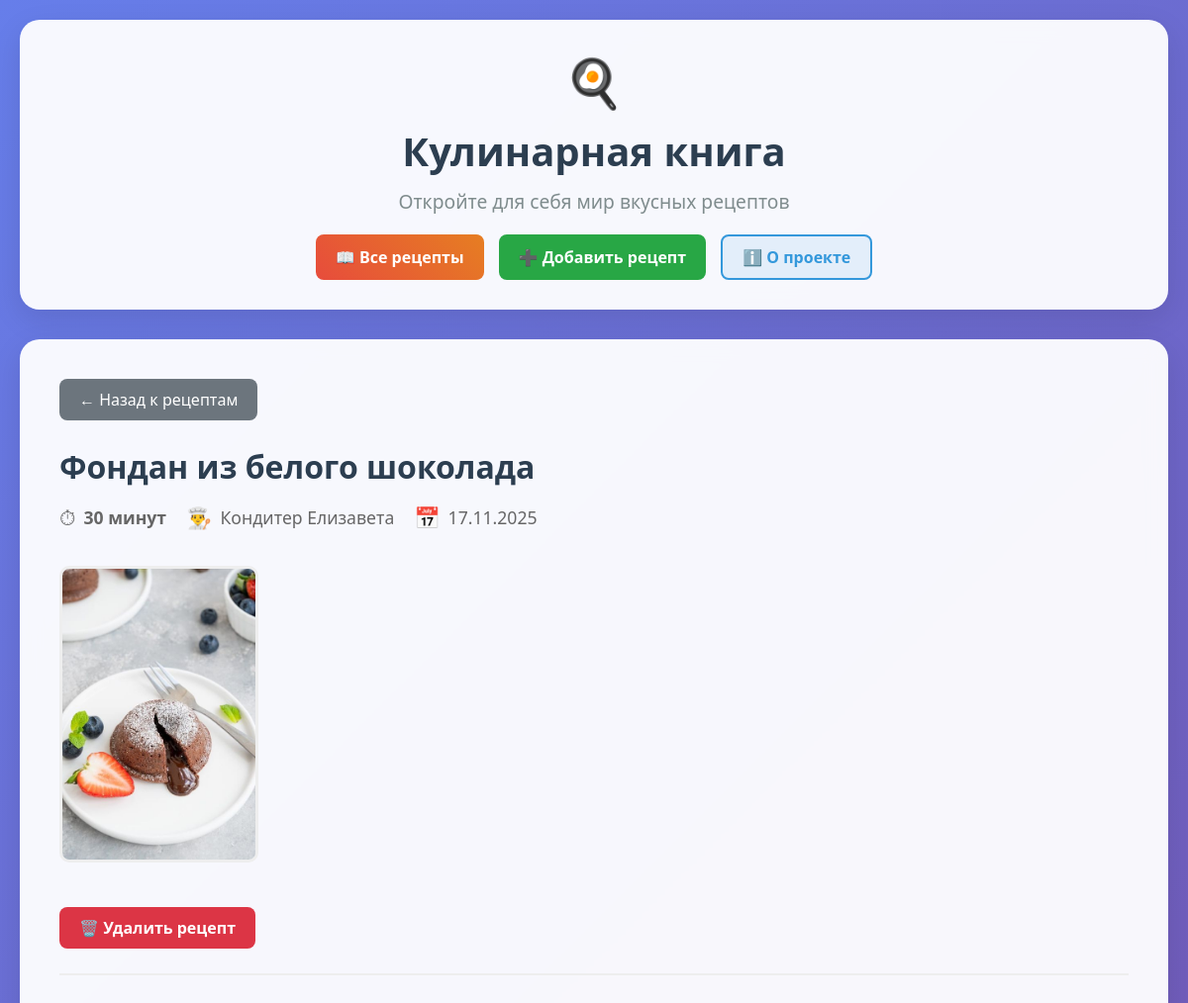
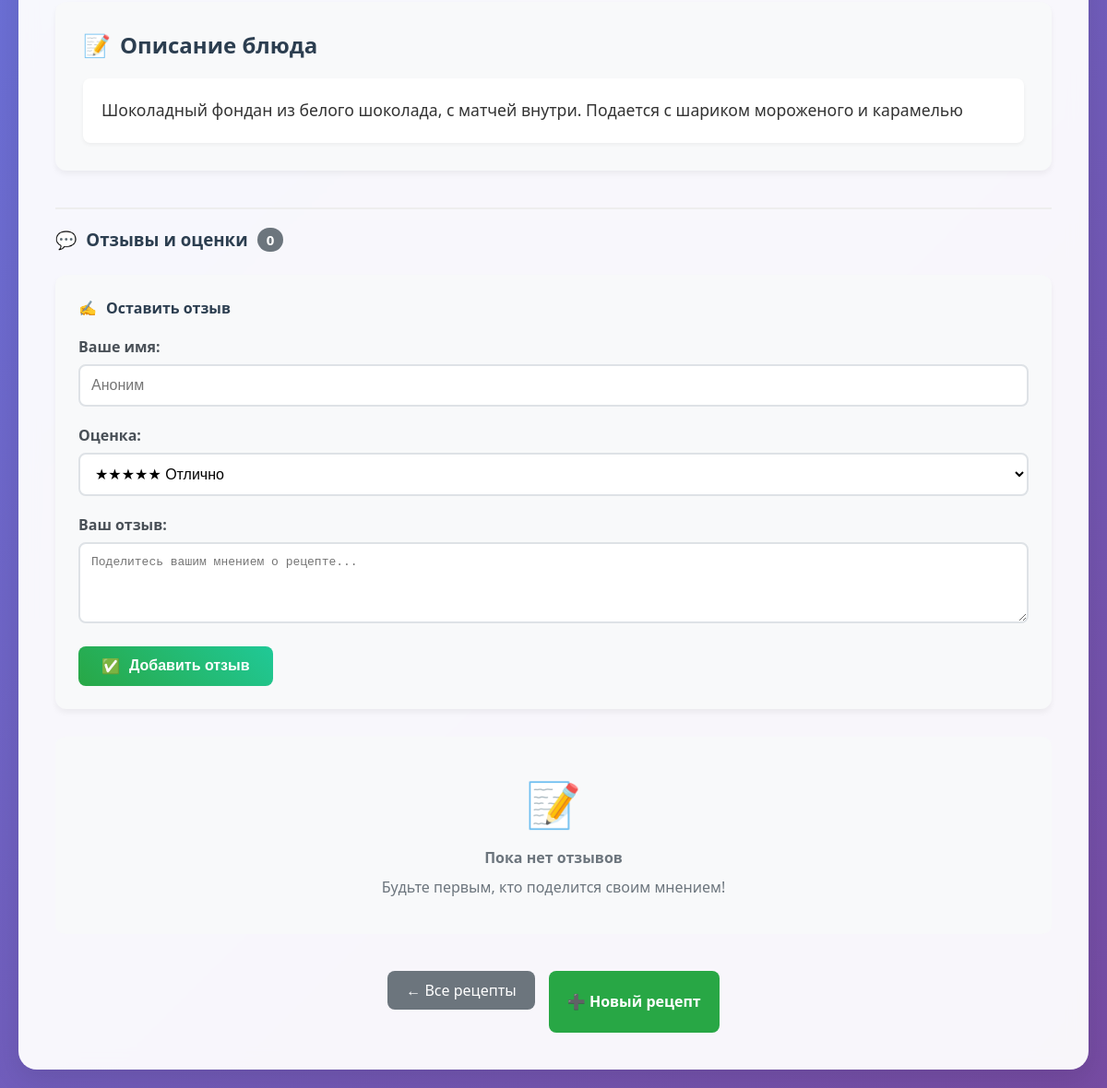
Page /recipe/26/ on the committed database (2 pictures, top to bottom).
### recipes/models.py (models this page shows, shortened)
class Recipe(models.Model):
    title = models.CharField(max_length=200, verbose_name="Название рецепта")
    description = models.TextField(verbose_name="Описание блюда")
    cooking_time = models.PositiveIntegerField(verbose_name="Время приготовления (минуты)")
    image = models.ImageField(
        upload_to='recipes/',
        blank=True,
        null=True,
        verbose_name="Изображение блюда"
    )
    image_url = models.URLField(
        blank=True,
        null=True,
        verbose_name="Ссылка на изображение",
        help_text="Можно указать ссылку на изображение вместо загрузки файла"
    )
    author_name = models.CharField(max_length=100, verbose_name="Имя автора", default="Аноним")
    author_email = models.EmailField(verbose_name="Email автора", blank=True)
    created_at = models.DateTimeField(auto_now_add=True, verbose_name="Дата создания")
    class Meta:
        ordering = ['-created_at']
    def get_image(self):
        if self.image:
            return self.image.url
        elif self.image_url:
            return self.image_url
        return None
    from django.db import models

### recipes/views.py (the view, shortened to what this page needs)
# urls.py: path('recipe/<int:pk>/', views.recipe_detail, name='recipe_detail'),
def recipe_detail(request, pk):
    recipe = get_object_or_404(Recipe, pk=pk)
    from .models import Review
    reviews = Review.objects.filter(recipe=recipe)
    return render(request, 'recipes/recipe_detail.html', {
        'recipe': recipe,
        'reviews': reviews,
    })

### templates/recipes/recipe_detail.html (shortened to what this page needs)
{% extends 'recipes/base.html' %}
{% block content %}
<a href="{% url 'recipe_list' %}" class="back-btn">
    ← Назад к рецептам
</a>
<div class="recipe-header">
    <h1 style="color: #2c3e50; margin-bottom: 15px;">{{ recipe.title }}</h1>
    <div class="meta-info">
        <div class="meta-item">
            <span style="font-size: 1.2em;">⏱</span>
            <strong>{{ recipe.cooking_time }} минут</strong>
        </div>
        <div class="meta-item">
            <span style="font-size: 1.2em;">👨‍🍳</span>
            <span>{{ recipe.author_name }}</span>
        </div>
        <div class="meta-item">
            <span style="font-size: 1.2em;">📅</span>
            <span>{{ recipe.created_at|date:"d.m.Y" }}</span>
        </div>
    </div>
    {% if recipe.get_image %}
    <div class="recipe-image-container">
        <img src="{{ recipe.get_image }}"
             alt="{{ recipe.title }}"
             class="recipe-image"
             onerror="this.style.display='none'">
    </div>
    {% endif %}
    <div class="recipe-actions">
        <a href="{% url 'delete_recipe' recipe.pk %}" class="btn btn-danger">
            🗑️ Удалить рецепт
        </a>
    </div>
</div>
<div class="recipe-content">
    <h2 style="color: #2c3e50; margin-bottom: 20px; display: flex; align-items: center; gap: 10px;">
        <span>📝</span>
        <span>Описание блюда</span>
    </h2>
    <div class="recipe-description">
        {{ recipe.description|linebreaks }}
    </div>
</div>
<div class="reviews-section" style="margin-top: 40px; padding-top: 20px; border-top: 2px solid #eee;">
    <h3 style="color: #2c3e50; margin-bottom: 25px; display: flex; align-items: center; gap: 10px;">
        <span>💬</span>
        <span>Отзывы и оценки</span>
        <span style="background: #6c757d; color: white; padding: 3px 10px; border-radius: 20px; font-size: 0.8em;">
            {{ reviews.count }}
        </span>
    </h3>
    <div style="background: #f8f9fa; padding: 25px; border-radius: 12px; margin-bottom: 30px; box-shadow: 0 4px 6px rgba(0, 0, 0, 0.05);">
        <h4 style="color: #2c3e50; margin-bottom: 20px; display: flex; align-items: center; gap: 10px;">
            <span>✍️</span>
            <span>Оставить отзыв</span>
        </h4>
        <form method="post">
            <div style="margin-bottom: 20px;">
                <label style="display: block; margin-bottom: 8px; font-weight: 600; color: #495057;">Ваше имя:</label>
                <input type="text" name="author_name"
                       placeholder="Аноним"
                       style="width: 100%; padding: 12px; border: 2px solid #dee2e6; border-radius: 8px; font-size: 1em; transition: all 0.3s ease;">
            </div>
            <div style="margin-bottom: 20px;">
                <label style="display: block; margin-bottom: 8px; font-weight: 600; color: #495057;">Оценка:</label>
                <select name="rating" style="width: 100%; padding: 12px; border: 2px solid #dee2e6; border-radius: 8px; font-size: 1em; background: white; cursor: pointer;">
                    <option value="5">★★★★★ Отлично</option>
                </select>
            </div>
            <div style="margin-bottom: 20px;">
                <label style="display: block; margin-bottom: 8px; font-weight: 600; color: #495057;">Ваш отзыв:</label>
                <textarea name="comment" rows="4"
                          placeholder="Поделитесь вашим мнением о рецепте..."
                          style="width: 100%; padding: 12px; border: 2px solid #dee2e6; border-radius: 8px; font-size: 1em; resize: vertical; transition: all 0.3s ease;"></textarea>
            </div>
            <button type="submit"
                    style="background: linear-gradient(45deg, #28a745, #20c997); color: white; padding: 12px 25px; border: none; border-radius: 8px; font-size: 1em; font-weight: 600; cursor: pointer; transition: all 0.3s ease; display: flex; align-items: center; gap: 10px;">
                <span>✅</span>
                <span>Добавить отзыв</span>
            </button>
        </form>
    </div>
    {% if reviews %}
        <div class="reviews-list">
            {% for review in reviews %}
            <div class="review-card" style="border: 1px solid #e9ecef; padding: 20px; margin-bottom: 20px; border-radius: 10px; background: white; box-shadow: 0 2px 4px rgba(0, 0, 0, 0.05);">
                <div style="display: flex; justify-content: space-between; align-items: center; margin-bottom: 15px;">
                    <div style="display: flex; align-items: center; gap: 10px;">
                        <div style="font-weight: 600; color: #2c3e50;">{{ review.author_name }}</div>
                        <div style="color: #ffc107; font-size: 1.2em;">
                            {{ review.get_stars }}
                        </div>
                    </div>
                    <div style="color: #6c757d; font-size: 0.9em;">
                        {{ review.created_at|date:"d.m.Y H:i" }}
                    </div>
                </div>
                <div style="color: #495057; line-height: 1.6; margin-bottom: 15px; padding: 15px; background: #f8f9fa; border-radius: 8px;">
                    {{ review.comment|linebreaks }}
                </div>
                <div style="text-align: right;">
                    <a href="{% url 'delete_review' review.pk %}"
                       style="color: #dc3545; text-decoration: none; font-size: 0.9em; padding: 5px 10px; border-radius: 5px; transition: all 0.3s ease;"
                       onmouseover="this.style.backgroundColor='#f8d7da'"
                       onmouseout="this.style.backgroundColor='transparent'">
                        🗑️ Удалить отзыв
                    </a>
                </div>
            </div>
            {% endfor %}
        </div>
    {% else %}
        <div style="text-align: center; padding: 40px; color: #6c757d; background: #f8f9fa; border-radius: 10px;">
            <div style="font-size: 3em; margin-bottom: 15px;">📝</div>
            <h4 style="margin-bottom: 10px;">Пока нет отзывов</h4>
            <p>Будьте первым, кто поделится своим мнением!</p>
        </div>
    {% endif %}
</div>
<div class="recipe-actions" style="margin-top: 40px; justify-content: center;">
    <a href="{% url 'recipe_list' %}" class="back-btn" style="background: #6c757d;">
        ← Все рецепты
    </a>
    <a href="{% url 'add_recipe' %}" class="btn btn-success">
        ➕ Новый рецепт
    </a>
</div>
{% endblock %}

### templates/recipes/base.html (style rules this page uses)
* { margin: 0; padding: 0; box-sizing: border-box; }
body { font-family: 'Segoe UI', Tahoma, Geneva, Verdana, sans-serif; background: linear-gradient(135deg, #667eea 0%, #764ba2 100%); min-height: 100vh; color: #333; }
.btn { padding: 12px 25px; border: none; border-radius: 50px; text-decoration: none; font-weight: 600; transition: all 0.3s ease; display: inline-flex; align-items: center; gap: 8px; font-size: 1em; }
.btn-success { background: linear-gradient(45deg, #27ae60, #2ecc71); color: white; }

### templates/recipes/recipe_detail.html (style rules this page uses)
.recipe-header { border-bottom: 2px solid #eee; padding-bottom: 25px; margin-bottom: 30px; }
.back-btn { display: inline-flex; align-items: center; gap: 8px; background: #6c757d; color: white; padding: 10px 20px; text-decoration: none; border-radius: 8px; margin-bottom: 25px; transition: all 0.3s ease; }
.meta-info { display: flex; gap: 20px; flex-wrap: wrap; color: #666; margin: 15px 0; font-size: 1.1em; }
.meta-item { display: flex; align-items: center; gap: 8px; }
.recipe-actions { display: flex; gap: 15px; margin-top: 20px; flex-wrap: wrap; }
.btn { padding: 10px 20px; border-radius: 8px; text-decoration: none; font-weight: 600; transition: all 0.3s ease; display: inline-flex; align-items: center; gap: 8px; }
.btn-danger { background: #dc3545; color: white; }
.btn-success { background: #28a745; color: white; }
.recipe-content { background: #f8f9fa; padding: 30px; border-radius: 12px; margin: 30px 0; box-shadow: 0 4px 6px rgba(0, 0, 0, 0.05); }
.recipe-image { max-width: 400px; max-height: 300px; border-radius: 10px; margin: 20px 0; object-fit: cover; border: 3px solid #eee; }
.recipe-description { font-size: 1.1em; line-height: 1.7; color: #333; padding: 20px; background: white; border-radius: 8px; box-shadow: 0 2px 4px rgba(0, 0, 0, 0.05); }

### rows in the picture
Recipe: title "Фондан из белого шоколада", cooking_time "30", author_name "Кондитер Елизавета", created_at "17.11.2025", get_image (picture), description "Шоколадный фондан из белого шоколада, с матчей внутри. Подается с шариком мороженого и карамелью"

### other values in the picture
{{ reviews.count }} "0"
